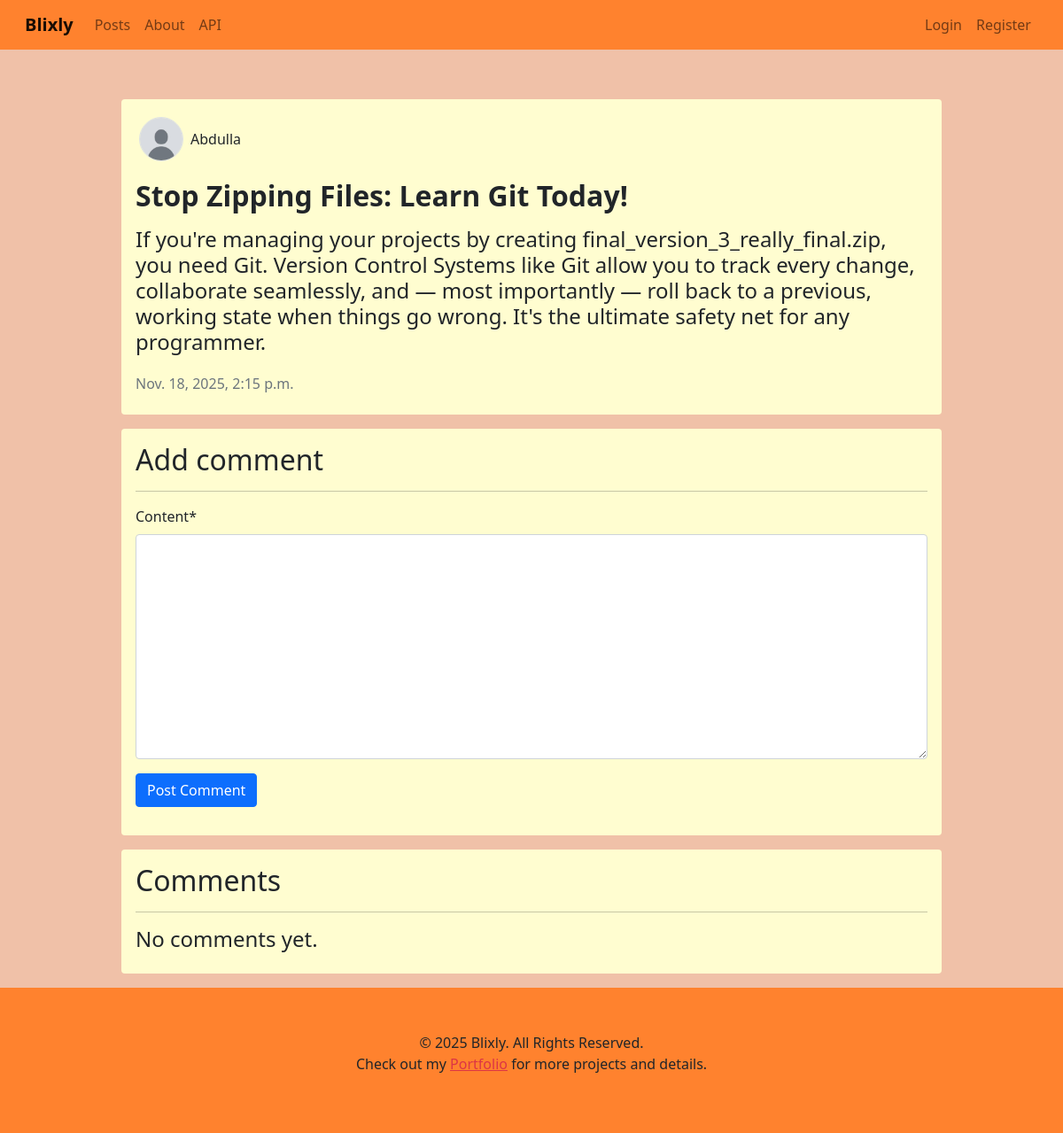
Page /post/26 on the earlier database version.
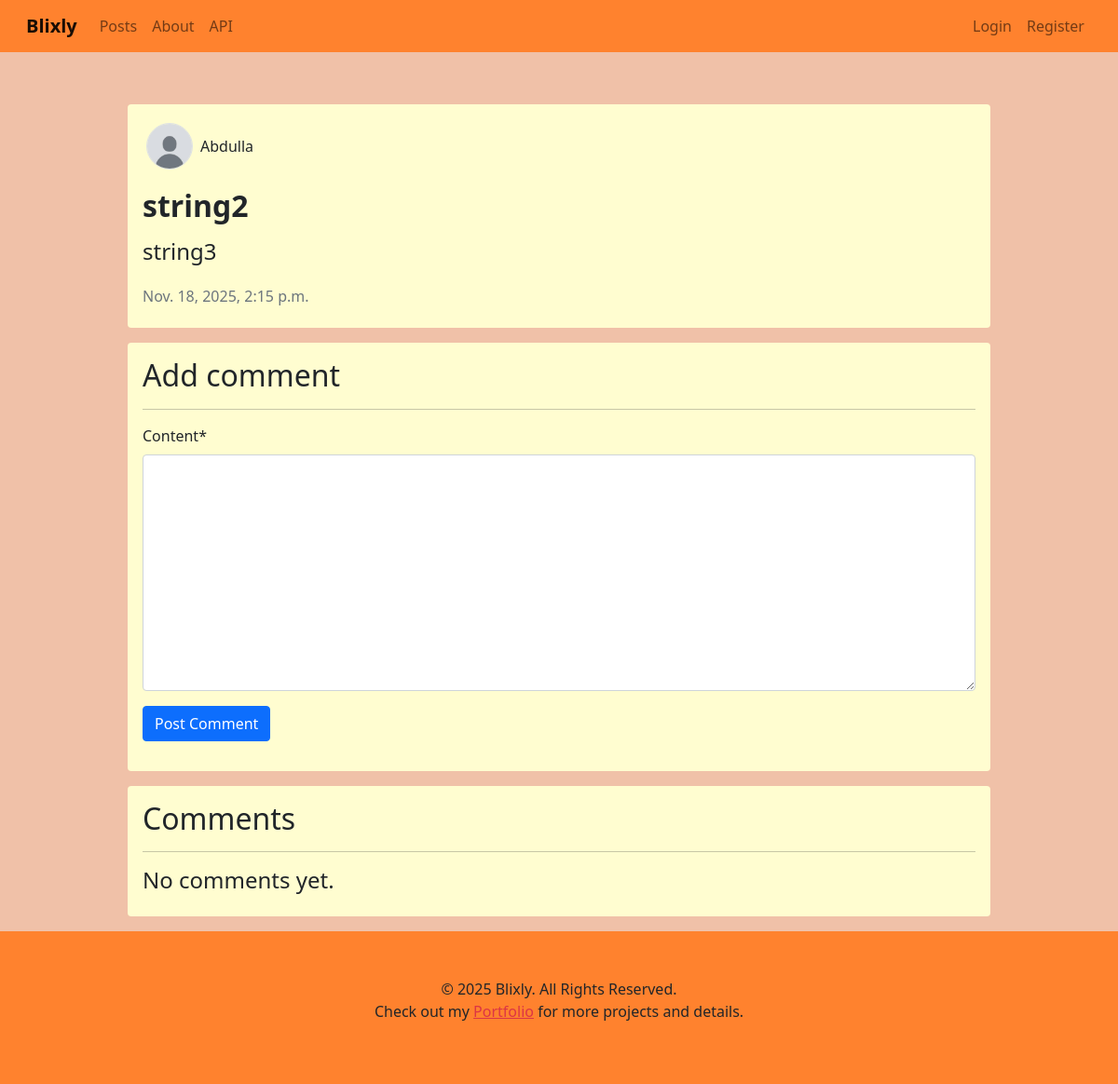
Same page on the later database version.
### blog/models.py (models this page shows, shortened)
class Post(models.Model):
	title = models.CharField(max_length=100)
	content = RichTextField()
	author = models.ForeignKey(User, on_delete=models.CASCADE, null=True)
	date_posted = models.DateTimeField(auto_now_add=True)
	likes = models.ManyToManyField(User, related_name='likes', blank=True)

### users/models.py (models this page shows, shortened)
class Profile(models.Model):
	user = models.OneToOneField(User, on_delete=models.CASCADE)
	image = models.ImageField(default='default.jpg', upload_to='profie_pics')

### blog/views.py (the view, shortened to what this page needs)
# urls.py: path("post/<int:pk>", views.post_detail, name='post-detail'),
def post_detail(request, pk):
	post = get_object_or_404(Post, pk=pk)
	comments = post.comments.all()
	new_comment = None
	comment_form = CommentForm()
	context = {'post': post, 'comments': comments, 'comment_form': comment_form, 'new_comment': new_comment}
	return render(request, 'blog/post_detail.html', context)

### blog/forms.py
class CommentForm(forms.ModelForm):
	class Meta:
		model = Comment
		fields = ['content']

### blog/templates/blog/post_detail.html (shortened to what this page needs)
{% extends 'blog/base.html' %}
{% load crispy_forms_tags %}
{% load static %}
{% block content %}
<div class="container mt-5 pt-5">
	<div class="row">
		<div class="col"></div>
		<div class="col-10">
			<div class="my-3 p-3 rounded" style="background-color: #fffdd0; word-wrap: break-word; overflow-wrap: break-word;">
				<div class="d-flex flex-row mb-3">
					<div class="p-1">
						<img src="{{ post.author.profile.image.url }}" alt="image" class="border rounded-circle" style="width: 50px; height: 50px;">
					</div>
					<div class="p-1 mt-3">
						<h6>{{ post.author }}</h6>
					</div>
				</div>
				<a href="#" class="text-decoration-none link-dark">
					<h2 class="fw-bold mb-3">{{ post.title }}</h2>
				</a>
				<h4>{{ post.content|safe }}</h4>
				<div class="mt-4 text-muted h6">{{ post.date_posted }}</div>
			</div>
			<div class="my-3 p-3 rounded" style="background-color: #fffdd0; word-wrap: break-word; overflow-wrap: break-word;">
				<h2>Add comment</h2>
				<hr>
				<form method="post">
					{{ comment_form|crispy }}
					{% if user.is_authenticated %}
					<button class="btn btn-primary" type="submit">Post Comment</button>
					{% else %}
					<a href="{% url 'login' %}" class="btn btn-primary">Post Comment</a>
					{% endif %}
				</form>
			</div>
			<div class="my-3 p-3 rounded" style="background-color: #fffdd0; word-wrap: break-word; overflow-wrap: break-word;">
				<h2>Comments</h2>
				<hr>
				{% for comment in comments %}
				<div class="my-3 p-3 border rounded" style="background-color: whitesmoke; word-wrap: break-word; overflow-wrap: break-word;">
					<div class="d-flex flex-row mb-3">
						<div class="p-1">
							<img src="{{ comment.author.profile.image.url }}" alt="image" class="border rounded-circle" style="width: 50px; height: 50px;">
						</div>
						<div class="p-1 mt-2">
							<a href="#" class="h6 text-decoration-none">{{ comment.author }}</a>
						</div>
						{% if user == comment.author %}
						<div class="p-1 mt-2 ms-auto">
							<a href="{% url 'comment-delete' comment.pk %}" class="btn btn-danger">Delete</a>
						</div>
						{% endif %}
					</div>
					<h4>{{ comment.content|safe }}</h4>
					<div class="mt-4 text-muted h6">{{ comment.created_at }}</div>
				</div>
				{% empty %}
				<h4>No comments yet.</h4>
				{% endfor %}
			</div>
		</div>
		<div class="col"></div>
	</div>
</div>
{% endblock %}

Differences in the rows shown:
changed Post "Abdulla": title "Stop Zipping Files: Learn Git Today!" → "string2"; content "If you're managing your projects by creating final_version_3_really_final.zip, you need Git. Version Control Systems like Git allow you to track every change, collaborate seamlessly, and — most importantly — roll back to a previous, working state when things go wrong. It's the ultimate safety net for any programmer." → "string3"
